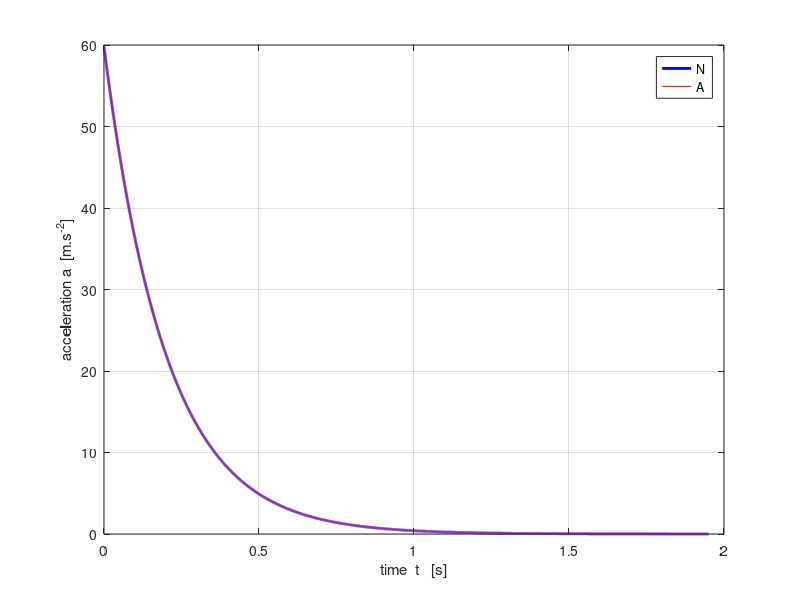
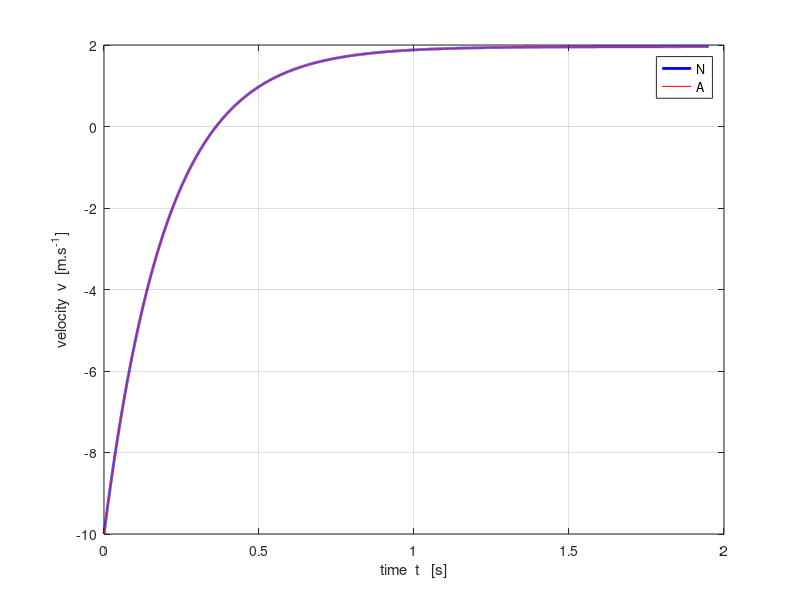
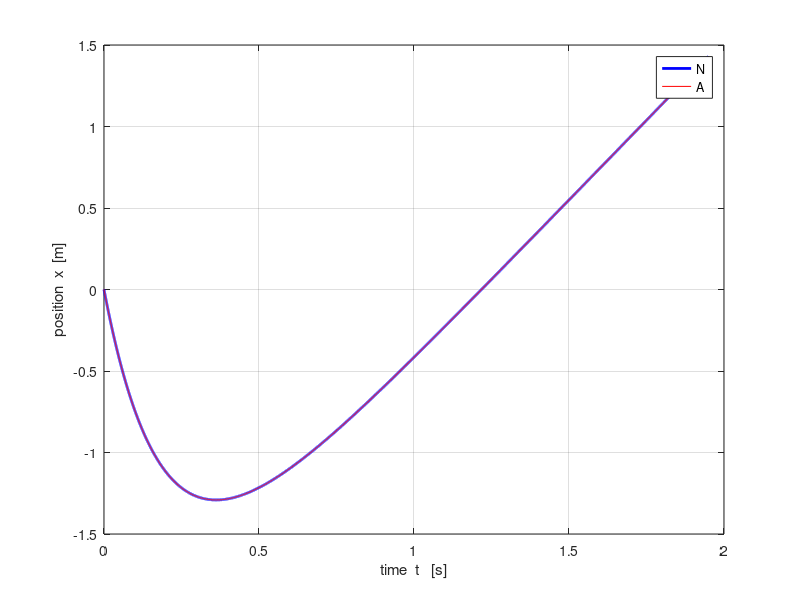
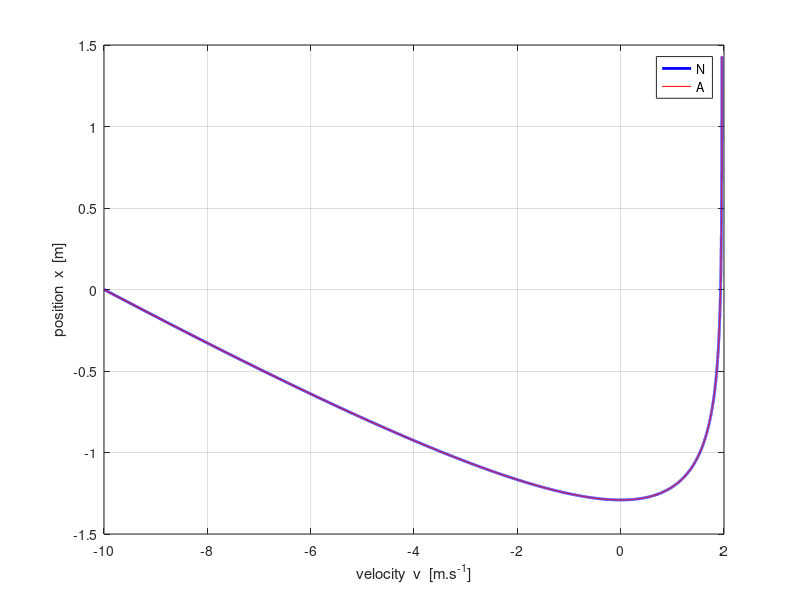

These charts were generated, in order, by the following MATLAB code:
% mec_fr_bv.m
% 20 apr 2015
% Ian Cooper   School of Physics   University of Sydney
% cooper@physics.usyd.edu.au
% https://d-arora.github.io/Doing-Physics-With-Matlab/
clear all
close all
clc

% Input Parameters -------------------------------------------------------
   m = 2;
   b = 10;
   v0 = -10;
   dt = 1e-4;
   tmax = 1.95;
   
% SETUP ------------------------------------------------------------------
   g = 9.8;
   k = (b/m);
   vT = m*g / b;
   t(1) = 0; t(2) = dt;
   v(1) = v0;
   a(1) = g -(b/m) * v(1);
   v(2) = v(1) + a(1) * dt;
   a(2) = g -(b/m) * v(2);
   v(2) = v(1) + 0.5*(a(1)+a(2)) * dt;
    
   flag = 1;
   c = 3;

% NUMERICAL APPROACH -----------------------------------------------------

while flag > 0,
    v(c) = v(c-2) + (2*dt*g) * (1-v(c-1)/vT);
    t(c) = t(c-1) + dt;
    if t(c) > tmax
        flag = -10;
    end;
    c = c + 1;
end

x(1) = 0;
x(2) = 0.5*(v(1)+v(2)) * dt;

for cc = 3 : c-1
 x(cc) = x(cc-2) + 2*dt*v(cc-1);    
end

a = g - (b/m) .* v;

% ANALYTICAL ANALYSIS ---------------------------------------------------
vA = vT + (v0 - vT) .* exp(-k*t);
aA = g - k .* vA;
xA = vT .* t + (1/k) .* (v0-vT) .* (1-exp(-k*t));


figure(1)   % acceleration ------------------------------------------------
fs = 9;
set(gcf,'units','normalized','position',[0.1 0.2 0.18 0.22]);
tx = 'time  t   [s]';
ty = 'acceleration a  [m.s^{-2}]';
xP = t; yP = a;
Xrange = [0 1.0 * max(xP)];
Yrange = [0 1.1 * max(yP)];
   plot(xP,yP,'b','lineWidth',2)
hold on
yP = aA;
    plot(xP,yP,'r')
grid on
xlabel(tx); ylabel(ty);
% set(gca,'Xlim',Xrange);
%set(gca,'Ylim',Yrange);
legend('N','A');

figure(2)   % velocity ----------------------------------------------------
fs = 9;
set(gcf,'units','normalized','position',[0.3 0.2 0.18 0.22]);
tx = 'time  t   [s]';
ty = 'velocity  v  [m.s^{-1}]';
xP = t; yP = v;
Xrange = [0 1.0 * max(xP)];
Yrange = [0 1.1 * max(yP)];
   plot(xP,yP,'b','lineWidth',2)
hold on
yP = vA;
    plot(xP,yP,'r')
grid on
xlabel(tx); ylabel(ty);
% set(gca,'Xlim',Xrange);
% set(gca,'Ylim',Yrange);
legend('N','A');


figure(3)    % displacement ---------------------------------------------
fs = 9;
set(gcf,'units','normalized','position',[0.5 0.2 0.18 0.22]);
tx = 'time  t   [s]';
ty = 'position  x  [m]';
xP = t; yP = x;
Xrange = [0 1.0 * max(xP)];
Yrange = [0 1.1 * max(yP)];
   plot(xP,yP,'b','lineWidth',2)
hold on
yP = xA;
    plot(xP,yP,'r')
grid on
xlabel(tx); ylabel(ty);
% set(gca,'Xlim',Xrange);
% set(gca,'Ylim',Yrange);
legend('N','A');

figure(4)    % displacement ---------------------------------------------
fs = 9;
set(gcf,'units','normalized','position',[0.7 0.2 0.18 0.22]);
tx = 'velocity  v  [m.s^{-1}]';
ty = 'position  x  [m]';
xP = v; yP = x;
Xrange = [0 1.0 * max(xP)];
Yrange = [0 1.1 * max(yP)];
   plot(xP,yP,'b','lineWidth',2)
hold on
xP = vA; yP = xA;
    plot(xP,yP,'r')
grid on
xlabel(tx); ylabel(ty);
% set(gca,'Xlim',Xrange);
% set(gca,'Ylim',Yrange);
legend('N','A');
